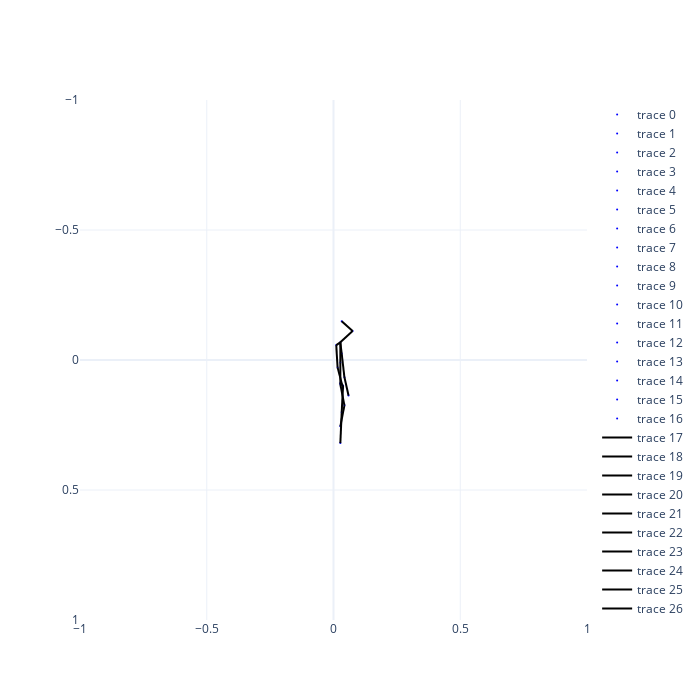

The cell this chart's notebook holds for it:
### Markdown cell above
### visualize aihub input/label

### Code cell
# 2d skeleton
pos = copy.deepcopy(aihub_2d)
points_aihub_2d = array2dict(pos, h36m_keypoints) # array to dict for visualization
interact(draw_skeleton_2d(points_aihub_2d, h36m_connections))

### Figure 1 — Plotly figure (JSON) as saved in the notebook; plotly's stock layout.template omitted (floating-point values rounded to 4 significant figures)
{"data": [{"marker": {"color": "blue", "size": 2}, "mode": "markers", "type": "scatter", "x": [0.02697], "y": [0.08812]}, {"marker": {"color": "blue", "size": 2}, "mode": "markers", "type": "scatter", "x": [0.03774], "y": [0.09889]}, {"marker": {"color": "blue", "size": 2}, "mode": "markers", "type": "scatter", "x": [0.03236], "y": [0.2012]}, {"marker": {"color": "blue", "size": 2}, "mode": "markers", "type": "scatter", "x": [0.02697], "y": [0.3197]}, {"marker": {"color": "blue", "size": 2}, "mode": "markers", "type": "scatter", "x": [0.02697], "y": [0.09351]}, {"marker": {"color": "blue", "size": 2}, "mode": "markers", "type": "scatter", "x": [0.04313], "y": [0.1743]}, {"marker": {"color": "blue", "size": 2}, "mode": "markers", "type": "scatter", "x": [0.02697], "y": [0.2551]}, {"marker": {"color": "blue", "size": 2}, "mode": "markers", "type": "scatter", "x": [0.02697], "y": [0.01003]}, {"marker": {"color": "blue", "size": 2}, "mode": "markers", "type": "scatter", "x": [0.02697], "y": [-0.06806]}, {"marker": {"color": "blue", "size": 2}, "mode": "markers", "type": "scatter", "x": [0.07544], "y": [-0.1111]}, {"marker": {"color": "blue", "size": 2}, "mode": "markers", "type": "scatter", "x": [0.03236], "y": [-0.1488]}, {"marker": {"color": "blue", "size": 2}, "mode": "markers", "type": "scatter", "x": [0.01082], "y": [-0.05729]}, {"marker": {"color": "blue", "size": 2}, "mode": "markers", "type": "scatter", "x": [0.0162], "y": [0.02888]}, {"marker": {"color": "blue", "size": 2}, "mode": "markers", "type": "scatter", "x": [0.03774], "y": [0.1097]}, {"marker": {"color": "blue", "size": 2}, "mode": "markers", "type": "scatter", "x": [0.03236], "y": [-0.02498]}, {"marker": {"color": "blue", "size": 2}, "mode": "markers", "type": "scatter", "x": [0.04313], "y": [0.06658]}, {"marker": {"color": "blue", "size": 2}, "mode": "markers", "type": "scatter", "x": [0.05929], "y": [0.1366]}, {"line": {"color": "black"}, "mode": "lines", "type": "scatter", "x": [0.02697, 0.03774], "y": [0.08812, 0.09889]}, {"line": {"color": "black"}, "mode": "lines", "type": "scatter", "x": [0.02697, 0.02697], "y": [0.08812, 0.09351]}, {"line": {"color": "black"}, "mode": "lines", "type": "scatter", "x": [0.02697, 0.02697], "y": [0.08812, 0.01003]}, {"line": {"color": "black"}, "mode": "lines", "type": "scatter", "x": [0.03774, 0.03236], "y": [0.09889, 0.2012]}, {"line": {"color": "black"}, "mode": "lines", "type": "scatter", "x": [0.03236, 0.02697], "y": [0.2012, 0.3197]}, {"line": {"color": "black"}, "mode": "lines", "type": "scatter", "x": [0.02697, 0.04313], "y": [0.09351, 0.1743]}, {"line": {"color": "black"}, "mode": "lines", "type": "scatter", "x": [0.04313, 0.02697], "y": [0.1743, 0.2551]}, {"line": {"color": "black"}, "mode": "lines", "type": "scatter", "x": [0.02697, 0.02697], "y": [0.01003, -0.06806]}, {"line": {"color": "black"}, "mode": "lines", "type": "scatter", "x": [0.02697, 0.07544], "y": [-0.06806, -0.1111]}, {"line": {"color": "black"}, "mode": "lines", "type": "scatter", "x": [0.07544, 0.03236], "y": [-0.1111, -0.1488]}, {"line": {"color": "black"}, "mode": "lines", "type": "scatter", "x": [0.02697, 0.03236], "y": [-0.06806, -0.02498]}, {"line": {"color": "black"}, "mode": "lines", "type": "scatter", "x": [0.03236, 0.04313], "y": [-0.02498, 0.06658]}, {"line": {"color": "black"}, "mode": "lines", "type": "scatter", "x": [0.04313, 0.05929], "y": [0.06658, 0.1366]}, {"line": {"color": "black"}, "mode": "lines", "type": "scatter", "x": [0.02697, 0.01082], "y": [-0.06806, -0.05729]}, {"line": {"color": "black"}, "mode": "lines", "type": "scatter", "x": [0.01082, 0.0162], "y": [-0.05729, 0.02888]}, {"line": {"color": "black"}, "mode": "lines", "type": "scatter", "x": [0.0162, 0.03774], "y": [0.02888, 0.1097]}], "layout": {"height": 700, "width": 700, "xaxis": {"range": [-1, 1]}, "yaxis": {"range": [1, -1]}}}
